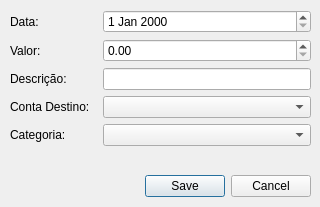
<?xml version="1.0" encoding="UTF-8"?>
<ui version="4.0">
 <class>ReceitaDialog</class>
 <widget class="QDialog" name="ReceitaDialog">
  <property name="geometry">
   <rect>
    <x>0</x>
    <y>0</y>
    <width>320</width>
    <height>207</height>
   </rect>
  </property>
  <property name="minimumSize">
   <size>
    <width>320</width>
    <height>178</height>
   </size>
  </property>
  <property name="windowTitle">
   <string>Dialog</string>
  </property>
  <widget class="QWidget" name="verticalLayoutWidget">
   <property name="geometry">
    <rect>
     <x>10</x>
     <y>10</y>
     <width>301</width>
     <height>161</height>
    </rect>
   </property>
   <layout class="QVBoxLayout" name="layPrincipal" stretch="0">
    <property name="spacing">
     <number>6</number>
    </property>
    <property name="sizeConstraint">
     <enum>QLayout::SizeConstraint::SetMaximumSize</enum>
    </property>
    <item>
     <layout class="QFormLayout" name="layFormulario">
      <property name="horizontalSpacing">
       <number>10</number>
      </property>
      <property name="verticalSpacing">
       <number>6</number>
      </property>
      <item row="0" column="0">
       <widget class="QLabel" name="lblData">
        <property name="text">
         <string>Data:</string>
        </property>
       </widget>
      </item>
      <item row="0" column="1">
       <widget class="QDateEdit" name="dateReceita"/>
      </item>
      <item row="1" column="0">
       <widget class="QLabel" name="lblValor">
        <property name="text">
         <string>Valor:</string>
        </property>
       </widget>
      </item>
      <item row="1" column="1">
       <widget class="QDoubleSpinBox" name="spnValor"/>
      </item>
      <item row="2" column="0">
       <widget class="QLabel" name="lblDescricao">
        <property name="text">
         <string>Descrição:</string>
        </property>
       </widget>
      </item>
      <item row="3" column="0">
       <widget class="QLabel" name="lblDestino">
        <property name="text">
         <string>Conta Destino: </string>
        </property>
       </widget>
      </item>
      <item row="4" column="0">
       <widget class="QLabel" name="lblCategoria">
        <property name="text">
         <string>Categoria: </string>
        </property>
       </widget>
      </item>
      <item row="2" column="1">
       <widget class="QLineEdit" name="edtDescricao"/>
      </item>
      <item row="3" column="1">
       <widget class="QComboBox" name="cmbDestino"/>
      </item>
      <item row="4" column="1">
       <widget class="QComboBox" name="cmbCategoria"/>
      </item>
     </layout>
    </item>
   </layout>
  </widget>
  <widget class="QDialogButtonBox" name="bbRenda">
   <property name="geometry">
    <rect>
     <x>10</x>
     <y>170</y>
     <width>301</width>
     <height>32</height>
    </rect>
   </property>
   <property name="orientation">
    <enum>Qt::Orientation::Horizontal</enum>
   </property>
   <property name="standardButtons">
    <set>QDialogButtonBox::StandardButton::Cancel|QDialogButtonBox::StandardButton::Save</set>
   </property>
  </widget>
 </widget>
 <resources/>
 <connections/>
</ui>
